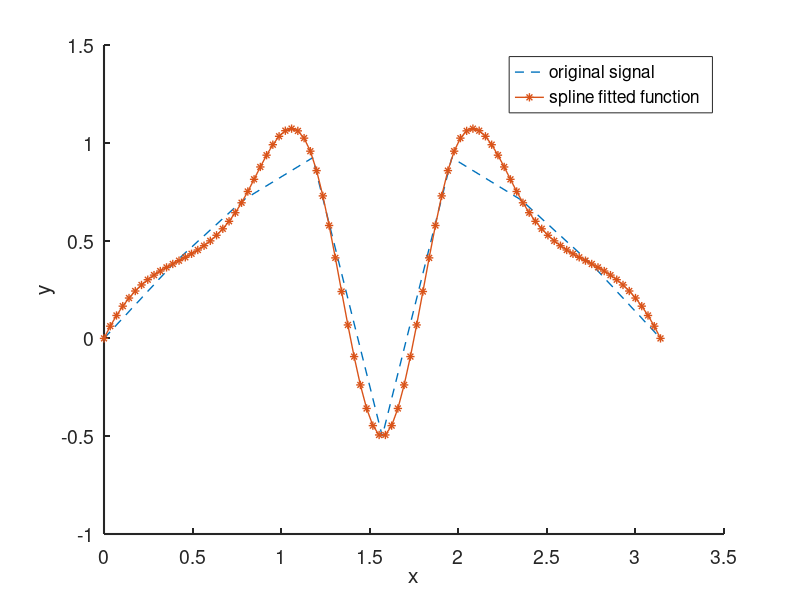

The MATLAB source for this figure:
close all
clear
clc

x = linspace(0, pi, 9);
y = sin(x);
n_noise = round(length(x)/2);
y(n_noise) = y(n_noise) - 1.5;

xx = linspace(0, pi, length(x)*10);

pp = spline(x, y);
yy = ppval(pp, xx);

figure, hold on
set(gca, 'LineWidth', 1.5, 'FontSize', 14);
plot(x, y, '--', 'LineWidth', 1);
plot(xx, yy, '-*', 'LineWidth', 1);
xlabel('x');
ylabel('y');
legend('original signal','spline fitted function');